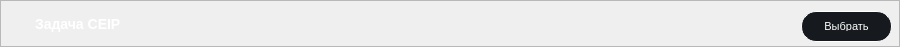
      <widget class="QFrame" name="frame_TaskCEIP">
       <property name="geometry">
        <rect>
         <x>10</x>
         <y>365</y>
         <width>900</width>
         <height>45</height>
        </rect>
       </property>
       <property name="minimumSize">
        <size>
         <width>900</width>
         <height>0</height>
        </size>
       </property>
       <property name="maximumSize">
        <size>
         <width>900</width>
         <height>46</height>
        </size>
       </property>
       <property name="styleSheet">
        <string notr="true">
/* styles.qss */

#frame_TaskCEIP {
    background-color: #161A1E;
    border-radius: 15px; /* Установите значение по вашему усмотрению для достижения овальной формы */
}
</string>
       </property>
       <property name="frameShape">
        <enum>QFrame::StyledPanel</enum>
       </property>
       <property name="frameShadow">
        <enum>QFrame::Raised</enum>
       </property>
       <layout class="QHBoxLayout" name="horizontalLayout_8">
        <property name="spacing">
         <number>0</number>
        </property>
        <property name="leftMargin">
         <number>0</number>
        </property>
        <property name="topMargin">
         <number>0</number>
        </property>
        <property name="rightMargin">
         <number>0</number>
        </property>
        <property name="bottomMargin">
         <number>0</number>
        </property>
        <item>
         <widget class="QFrame" name="frame_9">
          <property name="minimumSize">
           <size>
            <width>0</width>
            <height>45</height>
           </size>
          </property>
          <property name="styleSheet">
           <string notr="true">background-color: transparent;</string>
          </property>
          <property name="frameShape">
           <enum>QFrame::StyledPanel</enum>
          </property>
          <property name="frameShadow">
           <enum>QFrame::Raised</enum>
          </property>
          <widget class="QPushButton" name="pushTaskCEIP">
           <property name="geometry">
            <rect>
             <x>800</x>
             <y>10</y>
             <width>91</width>
             <height>31</height>
            </rect>
           </property>
           <property name="minimumSize">
            <size>
             <width>91</width>
             <height>31</height>
            </size>
           </property>
           <property name="maximumSize">
            <size>
             <width>91</width>
             <height>31</height>
            </size>
           </property>
           <property name="styleSheet">
            <string notr="true">/* styles.qss */

QPushButton {
    background-color: #161A1E;
    border-radius: 15px;
    color: white; /* Установите цвет текста */
    font-size: 11px; /* Установите размер шрифта */
    padding: 10px 20px; /* Установите отступы */
    border: 1px solid white; /* Уменьшаем толщину обводки до 1 пикселя */
}

QPushButton:hover {
    background-color: #2C3236;
    transition: background-color 0.3s ease;
}
</string>
           </property>
           <property name="text">
            <string>Выбрать</string>
           </property>
          </widget>
          <widget class="QLabel" name="labelTaskCEIP">
           <property name="geometry">
            <rect>
             <x>750</x>
             <y>10</y>
             <width>81</width>
             <height>30</height>
            </rect>
           </property>
           <property name="sizePolicy">
            <sizepolicy hsizetype="Preferred" vsizetype="Preferred">
             <horstretch>70</horstretch>
             <verstretch>30</verstretch>
            </sizepolicy>
           </property>
           <property name="minimumSize">
            <size>
             <width>70</width>
             <height>30</height>
            </size>
           </property>
           <property name="styleSheet">
            <string notr="true">color: white; /* Установите цвет текста в белый */
font-size: 14px; /* Установите размер шрифта в 14 пикселей */
font-family: &quot;Times New Roman&quot;; /* Установите тип шрифта по вашему выбору */
font-weight: bold; /* Установите жирность шрифта (если нужно) */
margin-top: 5px; /* Опустить текст на 10 пикселей вниз */</string>
           </property>
           <property name="text">
            <string/>
           </property>
          </widget>
          <widget class="QLabel" name="labelTextTaskCEIP">
           <property name="geometry">
            <rect>
             <x>30</x>
             <y>10</y>
             <width>201</width>
             <height>21</height>
            </rect>
           </property>
           <property name="styleSheet">
            <string notr="true">/* styles.qss */

QLabel {
    color: white; /* Установите цвет текста в белый */
    font-size: 14px; /* Установите размер шрифта в 14 пикселей */
    font-family: &quot;Times New Roman&quot;; /* Установите тип шрифта по вашему выбору */
    font-weight: bold; /* Установите жирность шрифта (если нужно) */
    margin-top: 5px; /* Опустить текст на 10 пикселей вниз */
}
</string>
           </property>
           <property name="text">
            <string>Задача CEIP</string>
           </property>
          </widget>
         </widget>
        </item>
       </layout>
      </widget>
